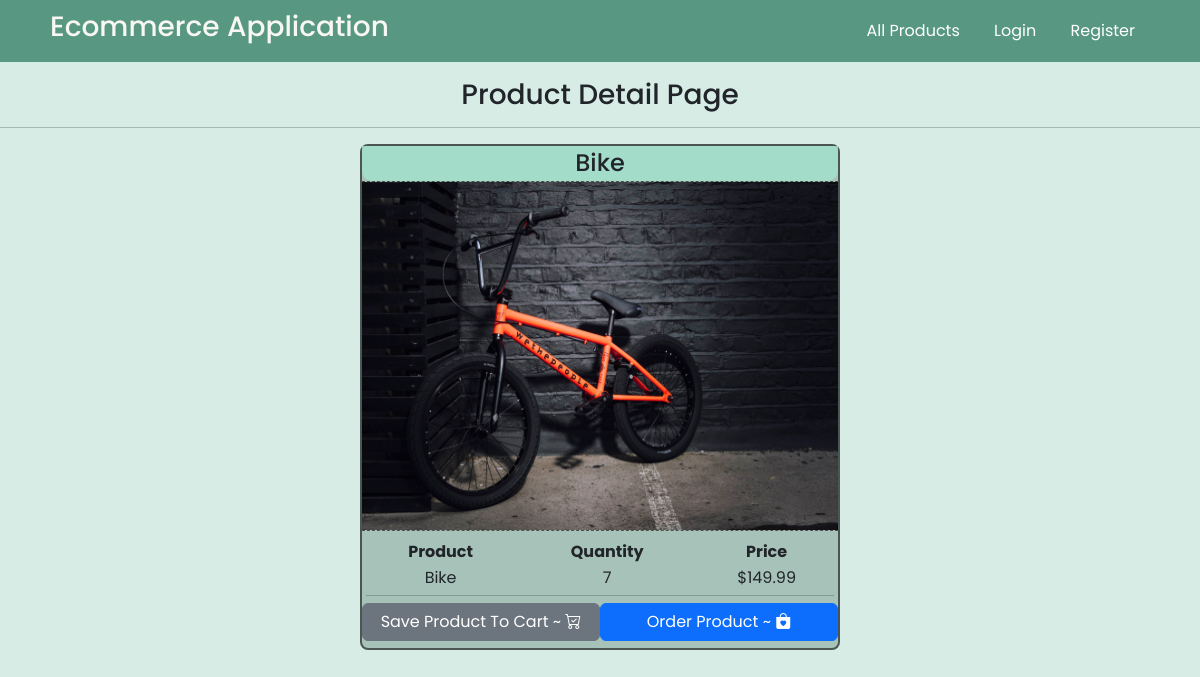
/detail/1, run on the app's committed database.
### levelup_app/models.py (models this page shows, shortened)
class Product(models.Model):
    name = models.CharField(max_length=150)
    price = models.FloatField(default=0)
    quantity = models.IntegerField(default=1)
    image = models.ImageField(upload_to="images")
    in_sale = models.BooleanField(default=False)
    provider = models.ForeignKey(User, on_delete=models.CASCADE, null=True)

### levelup_app/views.py (the view)
# urls.py: path("detail/<int:pk>", views.ProductDetailView.as_view(), name="detail"),
class ProductDetailView(View):
    def get(self, request, pk):
        context = {
            "user": request.user,
            "product": Product.objects.get(id=pk)
        }
        return render(request, "levelup_app/detail.html", context)

### levelup_app/templatetags/poll_extras.py (called while the page is built)
@register.filter(name="greater_than")
def greater_than(value):
    if int(value) > 0:
        return True
    return False

### levelup_app/templates/levelup_app/detail.html (shortened to what this page needs)
{% extends "base.html" %}
{% load static %}
{% load poll_extras %}
{% block css_styles %}
    <link rel="stylesheet" href="{% static 'levelup_app/css/detail.css' %}">
{% endblock css_styles %}
{% block content %}
    <h3 class="text-center mt-3 mb-3">Product Detail Page</h3>
    <hr>
    <div id="product-div">
        <h4 class="text-center m-0">{{ product.name }}</h4>
        <img src="{{ product.image.url }}" alt="product-image">
        <table class="text-center m-0 mt-2">
            <thead>
                <th>Product</th>
                <th>Quantity</th>
                <th>Price</th>
            </thead>
            <tbody>
                <td>{{ product.name }}</td>
                <td>{{ product.quantity }}</td>
                <td>${{ product.price|floatformat:2 }}</td>
            </tbody>
        </table>
        <hr class="m-1">
        <div class="d-flex justify-content-around align-items-center">
            <a href="{% if user.is_authenticated %}{% url 'save-in-cart' pk=product.id %}{% else %}{% url 'login' %}{% endif %}" class="btn btn-secondary">Save Product To Cart ~ <strong><i class="bi bi-cart-check"></i></strong></a>
            {% if product.quantity|greater_than %}
                {% if product.provider != user %}
                    <a href="{% if user.is_authenticated %}{% url 'order' pk=product.id %}{% else %}{% url 'login' %}{% endif %}" class="btn btn-primary">Order Product ~ <strong><i class="bi bi-bag-heart-fill"></i></strong></a>
                {% endif %}
            {% else %}
                <button class="btn btn-danger">Not In Selling Anymore ~ <strong><i class="bi bi-sign-do-not-enter-fill"></i></strong></button>
            {% endif %}
        </div>
    </div>
{% endblock content %}

### static/css/base.css (style rules this page uses)
body { font-family: 'Poppins', sans-serif; }

### levelup_app/static/levelup_app/css/detail.css (style rules this page uses)
body { background-color: #d6ece5; }
#product-div { width: 40%; height: auto; padding: 0; margin: auto; margin-bottom: 70px; border: 2px solid #1111119c; border-radius: 8px; background-color: #a7c2b9; }
#product-div h4 { background-color: #a4e0cdde; border-bottom-left-radius: 10px; border-bottom-right-radius: 10px; padding: 3px 0; }
#product-div img { width: 100%; height: 350px; border-bottom: 1px dashed #1b1b1ba9; border-top: 1px dashed #1b1b1ba9; }
#product-div div a, #product-div div button { width: 250px; margin: 3px 0 7px; }
table { width: 100%; }

### data on the page
Product: name "Bike", image (picture), quantity "7", price "149.99"
